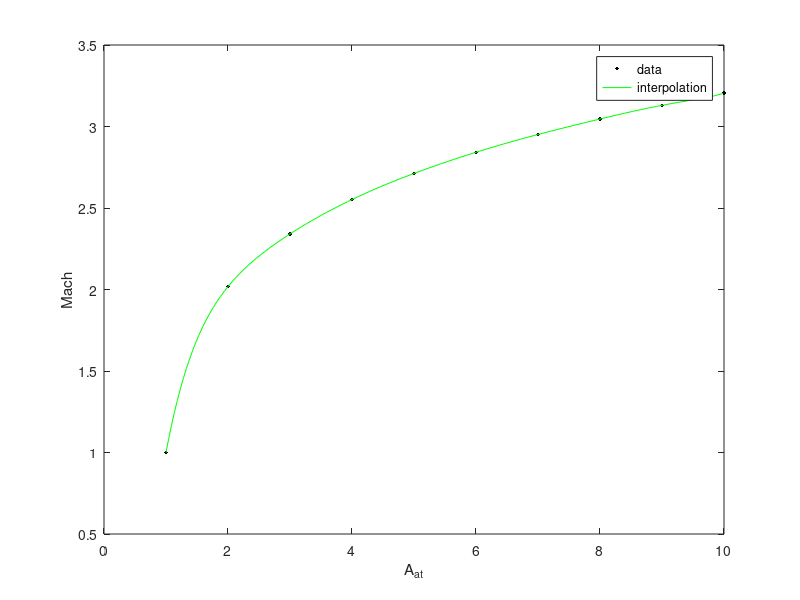

The MATLAB source for this figure: (Note: this script raises an error after producing the figure.)
%% CALCOLO DELLO SCAMBIO TERMICO NELL'UGELLO AGGIUNTIVO
% scambio convettivo, liquid rocket design da pagina 110

clear
close all
clc


% valori nel punto di aggiunta dell'estensione dell'ugello

T_c = 6429*0.975^2; % R            temperatura in camera di combustione con fattore correttivo
p_c = 1124.85;    % psia         

g   = 1.2439;     % /            Gamma dei gas combusti 1:10
mm  = 22.26;       % lb/mol       Massa molare 
cp  = 1.1225;     % btu/lb*F     Specific heat at constant pressure a 1:10
c_star = 5929.2;  % ft/s         

%T_g = 3012.64;    % R            Temperatura gas combusti in 1:10
R_10 = 57.58;     % in           Raggio nel punto di 1:10

f_wg   = 0.8;     %              T_wg/Tc 
%R_d    = 2090;       % in^2*s*F/btu Thermal resistance caused by the solid deposition

R = ((666.75 + 169.80)/2)/25.4;         % in           mean Radius of curvature of nozzle contour (media interno/esterno) (parte nozzle)

    % /           Rapporto area gola / inizio ugello aggiunto

   %              Correction factor for property variations across the boundary layer (all'uscita dal nozzle)

gg = 32.2;        % ft/s^2       Accelerazione gravitazionale


% OSS: R_d, f_aw, sigma sono presi da pagina 111 del liquid rocket design

% CALCOLI:

mu = 46.6e-10 * (mm^0.5) * (T_c^0.6);      % viscosità
Pr_1 = (4*g) / ( 9*g - 5 );

r = Pr_1^0.33;




%% h_g calculation h_g = a*b*c
r_t = 17.5; %inch

a = (0.026/((r_t*2)^0.2)) * ((mu^0.2) * cp / (Pr_1^0.6)) * ((p_c * gg / c_star)^0.8) * ( ((r_t*2) / R)^0.1 );
a_vec = a*ones(100,1);
xx = linspace(0, 112.98, 100)'; %inch - discretizzazione lunghezza ugello sull'asse di simmetria
cc = 0.8*0.445*39.37/tan(deg2rad(15));
rapp = (xx/cc + 1).^-2;
b_vec = rapp.^0.9;

%% mach number interpolation (da Ae/At 1 a 10)
A_at  = linspace(1,10,10);
Mach = [1, 2.018, 2.341, 2.552, 2.712, 2.842, 2.951, 3.046, 3.130, 3.205];

figure
grid on;
grid minor;
plot(A_at, Mach, '.k', 'MarkerSize', 8);
xlabel('A_{at}');
ylabel('Mach')
hold on

for i = 1:9
    poly = polyfit(A_at, Mach, i);
    poly_Mach = polyval(poly, A_at);
    [m(i), k(i)] = max(abs(poly_Mach - Mach));
end

poly = polyfit(A_at, Mach, 9);
Aree = rapp.^-1;
poly_Mach = (polyval(poly, Aree));
plot(Aree, poly_Mach, 'green');
legend('data', 'interpolation');

poly_rd = R_d(Aree);
poly_rd = poly_rd';

%%

n = 100; %numero di stazioni tra gola e rapporto 10:1
T_wg = 5000*ones(n,1);
M = poly_Mach;
T_c = T_c*ones(100,1);
T_ci = zeros(100,1);
T_co = zeros(100,1);
T_wc = zeros(100,1);
T_aw = T_c.*(1 + (r* ((g-1)/2) *(poly_Mach.^2))) ./ (1 + (((g-1)/2) *(poly_Mach.^2)));
T_cool = zeros(n,1);
T_iniziale_coolant = (527 + 600)/2;
T_cool(1) = T_iniziale_coolant; %Rankine -
m_dot_cool = 1145.219881; %lb/s

c_spec_rp1 = 0.5; %btu / lb F
dx = (xx(end)/n);
T_ci(1) = T_iniziale_coolant;
lambda_wall = 3.86*1e-4; %dati design of LRE systems Huzel et al. pag 119 pdfk_cool = 1.78*1e-6; % dati design of LRE ..
mu_cool  = 4.16*1e-5; % dati deisgn  of LRE 
k_cool = 1.78*1e-6;
Pr = (mu_cool*c_spec_rp1/k_cool);

n_tubes_pre  = 178;
n_tubes_post = 356;
diam_tubes_ext   = zeros(100,1);

L_3 = 0.80 * ((sqrt(3) - 1) * 0.4445)/ (tan(deg2rad(15))) * 39.37; %inches (factor 39.37  convert from m to inches)


for k = 1:100

    if xx(k) < L_3

        diam_tubes_ext(k) = 2*pi*(r_t * sqrt(Aree(k))) / n_tubes_pre;
    else
        diam_tubes_ext(k) = 2*pi*(r_t * sqrt(Aree(k))) / n_tubes_post;
    
    end

end

t = 0.0303; %spessore tubi in inches
d_tubes_int = diam_tubes_ext - 2*t;
area_tubes_int = (pi/4) * d_tubes_int.^2;
G = m_dot_cool./area_tubes_int;

% questo modello RPA (ciclo iterativo) non considera il deposito carbonioso del flusso di gas
while k > 0.05
    T_wg(1)
    T_wg_i = T_wg; %per check convergenza
   
    
    sigma_vec = (((0.5*T_wg./T_c) .* (1 + (M.^2) * 0.2439/2) + 1/2).^(-0.68)).*(1 + (M.^2) * 0.2439/2).^(-0.12);
    alfa_t = a_vec.*b_vec.*sigma_vec;
    alfa_t = (alfa_t.^-1 + poly_rd).^-1;
    q_gas_side = alfa_t.*(T_aw - T_wg)
    Radius = r_t*(rapp.^(-1/2));
   
    dT_cool = (2*pi*flip(Radius).*flip(q_gas_side)*dx)./(m_dot_cool*c_spec_rp1);
   
    for i = 1:n-1
        T_ci(i+1) = T_ci(i) + dT_cool(i);
        T_co(i+1) = T_ci(i);
    end
    T_co(1) = T_ci(2);
    T_cool = (T_ci + T_co)/2;
    T_wc = T_wg - q_gas_side*t/lambda_wall;
    h_cool_side = 0.029 * c_spec_rp1 * ((mu_cool^(0.2)) / ((Pr)^(2/3))) .* ( (G.^0.8) ./ (d_tubes_int.^0.2) ) .* (T_cool./T_wc).^0.55;
    %STEP DI ITERAZIONE -> RIDEFINIRE T_WC E T_WG;
    T_wc = flip(T_cool) + q_gas_side./h_cool_side;
    T_wg = (q_gas_side*t/lambda_wall) + T_wc;
    T_wg_i1 = T_wg;
    k = (abs(T_wg_i1 - T_wg_i))./T_wg_i;
    k = min(k);

end

figure;
plot(xx, T_wg,'Color', 'r');
xlabel('asse nozzle [inch]');
ylabel('Temp. wall lato gas T[R]')
hold on;
plot(xx, T_wc,'Color', 'g')
xlabel('asse nozzle [inch]');
ylabel('Temp. wall lato coolant T[R]')
plot(xx, flip(T_cool))
xlabel('asse nozzle [inch]');
ylabel('Temp. coolant T[R]')
grid on;
figure;
plot(xx, q_gas_side);
xlabel('asse nozzle [inch]');
ylabel('flusso di calore q[btu/inch^2 s]')
grid on;